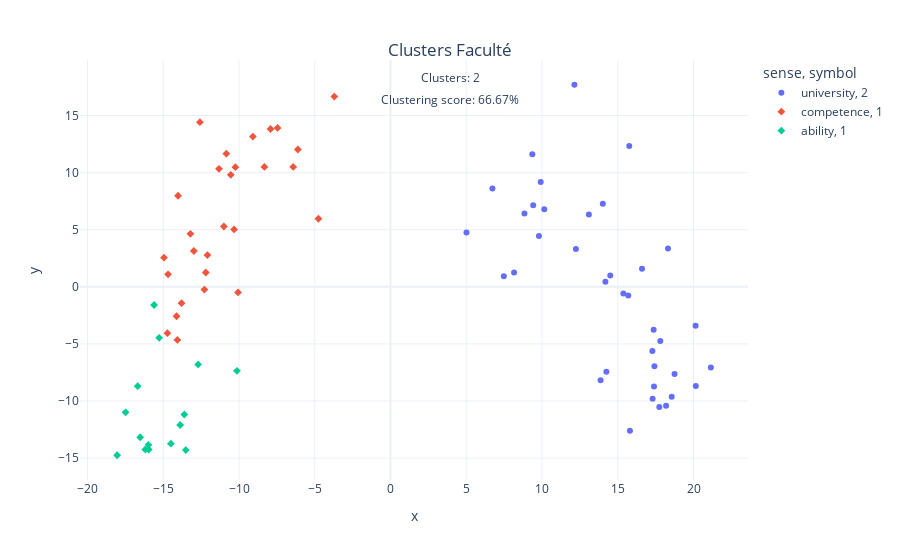

Write notebook code for a chart like this one.
### Code cell
fig_2d_cluster = px.scatter(df_pca, x="x", y="y", color="sense", symbol=clusters,
                 hover_data='match',
                 template="plotly_white")
fig_2d_cluster.update_layout(
    title={
        'text': f"Clusters {Word}<br><sub>Clusters: {len(np.unique(clusters))}{(', Outliers removed' if points_removed else '')}</sub>"
        f"<sub><br>Clustering score: {percentage_weighted:.2f}%</sub>",
        'y':0.9,
        'x':0.5,
        'xanchor': 'center',
        'yanchor': 'top'})
fig_2d_cluster.show()

### Figure 1 — Plotly figure (JSON) as saved in the notebook; plotly's stock layout.template omitted (floating-point values rounded to 4 significant figures)
{"data": [{"customdata": [[" Le développeur d'Oracle Database et d'Application Express (APEX) à l'université avait déjà créé quelques applications spéciales à petite échelle pour la faculté qui avaient plu aux utilisateurs. "], [" Cette faculté met l'accent sur la conception et la technologie afin de résoudre des problèmes dans divers domaines allant du transport au matériel médical. "], [" Comme Pierre, étudiant en quatrième année de pharmacie filière industrie, quelque 90 élèves ont participé vendredi 15 avril aux premières rencontres entre étudiants et acteurs du monde socio-économique, organisées à La Timone par la faculté de pharmacie d'Aix-Marseille Université. "], [" Je rajoute enfin que j'ai un ami qui a suivi une toute autre filière (économique à la faculté ) et qui gère des équipes de développements depuis et bien il s'est mis à coder du coup pour être plus pertinent avec ses équipes 🙂 "], [" Salem aleykoum, Je suis un jeune étudiant maghrébin à la faculté dans mon pays. "], [" Docteur en médecine de l'Université de Lubumbashi en République Démocratique du Congo depuis septembre 2016, actuellement en formation pour l'obtention d'un diplôme interuniversitaire en drépanocytose organisée par la faculté de médecine de l'UNIKIN à Kinshasa (RDC) en collaboration avec l'ULB (Belgique) et l'Hôpital Henry MONDOR (France). "], [" Après des études secondaires au Lycée Janson de Sailly, il fréquente la faculté de droit. "], [" Actuellement diplomée de l'Université de Paris en faculté de sciences du langage, je suis spécialisée sur l'apprentissage de français langue étrangère. "], [" Diplômé de la faculté de médecine de Bordeaux, vous acceptez l'utilisation de cookies pour améliorer la qualité de votre visite, évoquant l'histoire d'un enfant atteint de malformation du visage. 2tilleul, la découverte d'une hyperuricémie isolée ne requiert en règle générale que de simples modifications diététiques. "], [" Pour la 1ère année de médecine, chaque faculté précisera très vite les dates en juin et les conditions d'organisation. "], ["Nos avocats font confiance aux étudiants du bureau, ils recherchent souvent leur opinion et sont heureux de profiter de leur savoir juridique fraîchement acquis à la faculté de droit."], ["Éclairages à partir de la question des poissons génétiquement modifiés \", Léo Coutellec est actuellement en post-doctorat à l'INSA de Lyon et à la faculté de philosophie de Lyon 3."], ["Elle enseigne depuis quinze ans le \" Civil Litigation Workshop \" à la faculté de droit de l'université McGill."], ["À moins d'avis contraire du Sénat, les modifications à un programme adoptées par le Sénat, le CPR ou le Conseil de faculté , le cas échéant, entrent en vigueur lors de la prochaine année universitaire, soit à compter du 1er mai suivant."], ["la recommandation du Conseil de la faculté responsable du programme, signée par la doyenne ou le doyen;"], ["La faculté est également le siège de la Société bourguignonne de philosophie et de la Société d'études kantiennes de langue française."], ["Ce document est un cours de faculté de médecine sur le sein."], ["Il est diplômé de la faculté d'architecture de l'Ecole Polytechnique de Milan."], ["Stefano Giovannoni est un designer d'origine italienne diplômé de la faculté d'architecture de Florence en 1978."], ["La personne représentant chaque faculté et chaque campus (dans le cas d'Edmundston et de Shippagan) s'intéresse à la pédagogie universitaire et elle assure le lien entre son unité et le SASE."], ["Epreuve de culture générale, de la faculté de médecine de Poitiers pour une spécialité en orthophonie."], ["Il favorise également la réalisation de thèses de doctorat en cotutelle entre les universités membres de l'IdA et la faculté de Sciences Humaines de l'Université Nationale."], ["Alec Couros, de la faculté d'Éducation de l'Université de Régina, nous offre un diaporama sur le sujet, à l'intention des parents."], ["Malheur à celui qui, dans sa classe, sa faculté , son lieu de travail ou encore dans la vie politique, se réclame ouvertement d'une religion : il commet un crime de lèse-laïcité."], ["Sony dispose d'une gamme répondant aux besoins de dictées vocales, de prise de notes ou encore pour l'enregistrement de cours à la faculté , cette gamme est plutôt destinée aux étudiants ou aux amateurs."], ["deux autres membres du corps professoral possédant une expertise dans le ou les domaines liés au projet de thèse, un membre pouvant provenir d'une autre faculté ."], ["Victime d'un accident du travail en 1976 il dirigera de 77 à 83 le centre de micro-informatique qu'il crée à la faculté des lettres d'Aix en Provence."], ["J'ai abandonné l'informatique, après avoir été le docteur Knock de la faculté des lettres, puis le sous-directeur du centre de calcul d'Aix-Marseille, grâce à l'aide de Robert Romanetti, mon sympathique directeur (qui dépendant de la fac des sciences de Marseille, les deux universités étant jumelées), avec qui nous avons fait quelques belles escalades, dans les calanques."], ["Mais construire dans une faculté des lettres équivaut à labourer dans un champ de cailloux."], ["Ce document est un cours de faculté de médecine de première année (PACES / PCEM1) intitulé \"Appareil génital masculin - histologie\"."], ["La première journée a été marquée par un rassemblement des enseignants tenu dans le grand amphithéâtre de la faculté des sciences juridiques et économiques."], ["Animé par Philippe Crevel, le Cercle bénéficie, pour réaliser ses travaux, de l'appui d'un Conseil scientifique composé de Robert Baconnier, ancien Directeur général des impôts et ancien Président de l'Association Nationale des Sociétés par Actions ; Jacques Barthélémy, Avocat conseil en droit social et ancien Professeur associé à la faculté de droit de Montpellier ; Philippe Brossard, Chef économiste d'AG2R LA MONDIALE ; Jean-Marie Colombani, Fondateur de Slate.fr et ancien Directeur du Monde et; Jean-Paul Fitoussi, Professeur des universités à l'IEP de Paris ; Jean-Pierre Gaillard, Journaliste et Chroniqueur boursier ; Christian Gollier, Directeur de la Fondation Jean-Jacques Laffont – Toulouse Sciences Économiques, membre du Laboratoire d'Économie des Ressources Naturelles (LERNA) et Directeur de recherche à l'Institut d'Économie Industrielle (IDEI) à Toulouse ; François Héran, Directeur de recherche à l'INED, ancien"], ["Former un comité composé d'au moins un membre de la faculté d'éducation (M.A.) et de trois membres (Ph."], ["Lauréat de la faculté de droit de Grenoble, boursier du Conseil des arts du Canada, il a publié à Montréal en 1971 sa thèse Le Droit d'auteur au..."], ["Pourquoi la jeunesse russe moderne entre en faculté de sciences naturelles?"], ["Étude de la \"réussite scientifique \" sur l'exemple des chercheurs de la faculté de physique de l'Université d'État de Moscou."], ["Le cas de la crise de la faculté de sociologie d'Université d'Etat de Moscou."]], "hovertemplate": "sense=university<br>symbol=2<br>x=%{x}<br>y=%{y}<br>match=%{customdata[0]}<extra></extra>", "legendgroup": "university, 2", "marker": {"color": "#636efa", "symbol": "circle"}, "mode": "markers", "name": "university, 2", "orientation": "v", "showlegend": true, "x": [9.362, 9.418, 17.74, 9.913, 7.48, 20.15, 15.8, 14.51, 18.75, 8.841, 13.87, 17.39, 18.19, 10.15, 12.14, 12.24, 14.01, 14.19, 17.3, 6.726, 18.56, 18.32, 17.37, 5.013, 8.157, 13.09, 17.42, 14.25, 9.797, 16.6, 17.81, 21.14, 15.37, 20.14, 15.76, 17.29, 15.69], "xaxis": "x", "y": [11.61, 7.14, -10.52, 9.172, 0.9155, -8.679, -12.59, 0.9976, -7.624, 6.424, -8.171, -8.73, -10.42, 6.784, 17.69, 3.31, 7.279, 0.4361, -9.809, 8.607, -9.633, 3.346, -3.751, 4.75, 1.246, 6.336, -6.959, -7.437, 4.452, 1.585, -4.75, -7.056, -0.5773, -3.419, 12.33, -5.615, -0.7535], "yaxis": "y", "type": "scatter"}, {"customdata": [[" Malgré nombre d'adeptes célèbres (Robert Monroe, Raymond Réant, Mircea Eliade... et même Hemingway !) soutenant l'authenticité de cette incroyable faculté apparemment universelle, la science n'en est pour l'instant qu'à vérifier un état modifié du rythme cérébral en étudiant l'influence de sons binauraux du type hemi-sync . "], [" Wolfgang Conti : Si vous lisez ce message, c'est que vous avez battu le Parasite qui gardait ce lieu, il s'agissait d'une copie de parasite qu'Auréole avait prévu d'utiliser dans le but de renforcer ses rangs, mais nous avons eu un problème et le parasite que nous avions créé à donner naissance à une nouvelle race de parasite, nous avions ainsi dû fuir les lieux... Puisque vous avez réussi à sauver ce laboratoire, vous n'avez qu'à prendre l'arme que nous avions créé, elle a les mêmes pouvoirs qu'une tentacule de parasite, c'est à dire la faculté de parasiter une patate... "], [" Cette faculté n'est pas innée, mais elle trouve ses racines dans l'enfance, et dans la relation que les parents entretiennent avec leur enfant. » J'ai recopié cette définition car elle m'est apparue extraordinaire dans la nature, c'est-à-dire en dehors du domaine de la psychologie. "], [" Entre par exemple une capacité à sauter plus haut, une faculté à mener des sprints plus longs, l'acquisition d'une invisibilité limitée ou le perfectionnement de ses capacités d'analyse logique, Adam Jensen doit en conséquence arbitrer. "], [" Si elle m'eût tenu bon, j'eusse assourdi tous mes amis de babil, les sujets éveillant cette telle quelle faculté que j'ai de les manier et employer, échauffant et attirant mes discours. "], [" Par ses roulades métaphoriques et ses ruades esthétiques, le cirque entretient à l'usage des autres âges une faculté que les nourrissons exercent d'emblée : l'étonnement du monde. "], [" En combinant philosophie grecque et théologie chrétienne, cette approche présente d'abord l'intérêt de faire émerger le libre arbitre comme une faculté à trouver le principe de ses actes à l'intérieur de soi (critère de spontanéité), alors même que l'individu, du fait même de la chute d'Adam, s'en est rendu incapable, enchevêtré qu'il est dans son environnement qui conditionne ainsi grandement ses actes. "], [" @ Yvonne, y'a de ça... et puis, ils ne font que jouer leur rôle dans la commédie sociale médiatique... la télé a cette faculté de mélanger réalité et fiction... l'une nourrit l'autre et réciproquement... résultat on ne sait plus ni rêver, ni exister... on patauge... "], ["La pensée n'est pas cette faculté éminemment raisonnable qu'on veut bien croire."], ["Par cette faculté , il s'est élevé au sommet de la chaîne alimentaire, le grand mammifère le plus répandu de la planète."], ["Seulement étudier ça demande une faculté d'assimilation pas évidente, faut arriver à garder son cerveau attentif et prêt a engranger pendant toute une journée, et même avec des pauses ou des changements d'atmosphère, arrive fatalement le moment où ça ne veut plus rentrer, où tout se mélange et où on se dit que si on essaye d'assimiler encore même juste quelques miettes de phrase, on va finir par tout vomir d'un coup!!"], ["Avec un seul mot, la révélation de Jésus actualise une relation qui bouleverse les sens, en tant que faculté de médiation de la connaissance."], ["Ainsi, la première des ressources est pour nous la créativité humaine, la faculté qu'a l'Homme de comprendre et de transformer le monde qui l'entoure."], ["Source : les éditions Anne Carrière On aimera cette faculté que Patrick Graham a (comme Stephen King) de nous faire peur avec des choses simples, presque terre à terre."], ["Il continue en précisant, \" au fil des années j'ai suivi l'évolution de CP Bourg avec un respect croissant, en observant sa faculté à développer et mettre sur le marché la gamme la plus complète de solutions de finition pour le numérique et l'offset."], ["Il va mettre à contribution notre logique et notre faculté à anticiper, à calculer."], ["Créateur d'avant garde, il est reconnu depuis longtemps pour sa faculté à intégrer plusieurs influences es..."], ["La rémanence d'une molécule est sa faculté à rester active longtemps dans un milieu."], ["Vous avez une faculté d'adaptation et vous êtes motivé pour... Il y a Plus de 30 jours sur Neuvoo"], ["Et en plus il avait cette faculté dingue à toujours avoir la peau brûlante, ce qui s'avérait fort utile quand on vivait à la forteresse d'Altgard."], ["Les animaux invertébrés sont souvent capables de reproduction asexuée mais cette faculté diminue fortement chez les vertébrés qui ne se reproduisent que par reproduction sexuée."], ["À distance, des répliques assez bluffantes, qui saisissent par leur faculté à faire image."], ["Voyez-vous, bien-aimés Coeurs de Lumière, l'Archange Michaël Présent avec Ceux qui l'entourent, a une faculté tout à fait particulière de vous donner la Force, la Puissance mais aussi la Persévérance de pouvoir réaliser la Perfection du Plan divin qui est le vôtre, qui est individuel mais aussi collectif, cosmique et même planétaire."], ["Dans le second sens où logos signifie raison, il est \"la faculté de raisonner, la raison l'intelligence, le bon sens, la raison intime d'une chose, le fondement, le motif, l'exercice de la raison, le compte-rendu d'une justification, l'opinion au sujet d'une chose à venir, la présomption, l'attente.\""], ["Nous sommes tous nés du chaos originel, tous enfants d'Eros, tous porteur de ce désir, de cette faculté qui par-delà l'amour, transgresse les morales monothéistes."], ["Mais sous ce travestissement de scène, se dissimule un moi pur et originaire, une conscience qui est pure attention à soi-même et faculté en perpétuelle attente d'étonnement, attention au hasard heureux toujours sur le point de survenir."], ["Le peintre, en cela plus proche de la source de la poésie que ne l'est le poète lui-même, travaille avec des images muettes, non avec des mots : \" Un peintre devrait toujours songer à peindre pour quelqu'un auquel manquerait la faculté du langage articulé... N'oublions point qu'une très belle chose nous rend muets d'admiration... \" (Degas, danse, dessin, \" Le langage des arts \", Gallimard, 1965, p. 207)."], ["Et Satan se glissa en cela. (...) Apres la création d'Eve, Dieu avait accordé à Adam une bénédiction porteuse d'une faculté permettant à l'homme de se reproduire dans la sainteté et la pureté cette bénédiction fut retirée à Adam à cause de l'usage qu'il fit du fruit défendu, car je vis le Seigneur passer derrière Adam lorsque celui-ci quitta sa colline pour rejoindre Eve et lui retirer quelque chose : et il me sembla que le Salut du monde devait sortir de ce que Dieu avait repris à Adam (...) Lorsqu'Adam et Eve eurent consomme le fruit, ils furent comme ivres, et leur consentement au péché provoqua de grands changements en eux."]], "hovertemplate": "sense=competence<br>symbol=1<br>x=%{x}<br>y=%{y}<br>match=%{customdata[0]}<extra></extra>", "legendgroup": "competence, 1", "marker": {"color": "#EF553B", "symbol": "diamond"}, "mode": "markers", "name": "competence, 1", "orientation": "v", "showlegend": true, "x": [-7.456, -14.95, -10.84, -13.79, -14.03, -11.0, -13.21, -12.58, -6.423, -7.919, -9.086, -4.759, -14.07, -11.32, -12.29, -10.07, -10.24, -14.12, -6.115, -12.98, -12.09, -10.33, -14.69, -14.73, -8.326, -3.711, -12.19, -10.54], "xaxis": "x", "y": [13.91, 2.556, 11.66, -1.432, 7.974, 5.28, 4.641, 14.42, 10.5, 13.82, 13.16, 5.962, -4.653, 10.34, -0.2415, -0.4943, 10.48, -2.578, 12.03, 3.137, 2.779, 5.025, 1.098, -4.055, 10.5, 16.66, 1.256, 9.812], "yaxis": "y", "type": "scatter"}, {"customdata": [[" L'État membre acheteur a la faculté de payer en droits de tirage spéciaux, sous réserve des dispositions de la section 4 de l'art. XIX, ou en la monnaie de l'État membre demandeur. "], [" La première Partida (24 titres et 516 lois) traite de la faculté de légiférer et de réglementer la vie religieuse. "], [" Toutefois, le redevable qui aurait consenti la même année un don supérieur à la limite légale (50.000 €) aura la faculté de bénéficier d'une réduction d'impôt sur le revenu au taux de 66 % (ou 75 %) sur le surplus et ce, dans la limite de 20% du revenu imposable, conformément à l'article 200 du CGI. "], [" Ainsi donc, outre le pouvoir d'ordre, c'est-à-dire la prêtrise, requis pour pouvoir être confesseur, il faut à celui-ci un pouvoir de juridiction, c'est-à-dire la faculté de confesser à lui concédée par le Souverain Pontife ou les Évêques. "], [" Le débirentier a la faculté de se faire remplacer par un assureur autorisé en lui versant la valeur de la rente qu'il doit. "], ["Elles ont la faculté d'utiliser les comptes 121 à 128, à leur convenance, pour dégager, par exemple, des soldes intermédiaires de gestion."], ["En cours d'exercice, les entités ont la faculté de comptabiliser tous les avances et acomptes visés ci-dessus dans le compte 4091 \"Fournisseurs - Avances et acomptes versés sur commandes\", mais en fin d'exercice, elles virent au compte 237 ou 238 les avances et acomptes concernant les commandes d'immobilisations."], ["Les entités ont la faculté de comptabiliser directement les frais accessoires d'achat payés à des tiers, par exemple les transports, les commissions et les assurances à l'un des comptes d'achats 601 à 607 et non aux comptes de charges par nature, lorsque ces charges peuvent être affectées de façon certaine à telle ou telle catégorie de marchandises ou d'approvisionnements."], ["Dès lors que vous rendez accessible votre contenu à d'autres utilisateurs (indistinctement ou par groupes), vous déclarez accepter que ceux-ci disposent à titre gratuit et à des fins exclusivement personnelles, de la faculté de visualiser votre contenu sur le site ou à partir du site, sur d'autres supports de communication électroniques (notamment les téléphones mobiles) et ce pendant toute la durée de l'hébergement de votre contenu sur le site."], ["L'accès libre n'est plus d'actualité, seul un rendez-vous vous donne la faculté de rencontrer votre inspecteur de quartier."], ["3° la faculté d'émettre un avis à destination du conseil d'administration et/ou du conseil rectoral concernant les orientations et objectifs fondamentaux de l'Université en matière d'enseignement, de recherche et de service à la société ;"], ["7° la faculté d'adresser au conseil d'administration des propositions ou des recommandations sur des questions stratégiques."], ["Lorsqu'il l'estime utile pour assurer la qualité des services offerts, le Prestataire aura la faculté d'interrompre l'accès au site web \" go-travaux.be .lu .eu \" pour en assurer la maintenance."], ["Le \"leasing\" ou \"crédit bail\" (en français) est une \"opération de location de biens mobiliers ou de biens immobiliers qui donne la faculté au locataire d'en acquérir totalement ou partiellement, moyennant une prime convenue à l'avance tenant compte, pour partie ou moins, des versements effectués à titre de loyers\"."], ["Une des premières conséquences visibles pour les consommateurs britanniques et européens concerne l'itinérance, soit la faculté d'utiliser le réseau d'un opérateur de téléphonie mobile à l'étranger."]], "hovertemplate": "sense=ability<br>symbol=1<br>x=%{x}<br>y=%{y}<br>match=%{customdata[0]}<extra></extra>", "legendgroup": "ability, 1", "marker": {"color": "#00cc96", "symbol": "diamond"}, "mode": "markers", "name": "ability, 1", "orientation": "v", "showlegend": true, "x": [-13.88, -10.14, -15.96, -13.61, -13.51, -18.04, -16.19, -16.52, -17.49, -12.7, -15.61, -16.69, -15.98, -14.5, -15.27], "xaxis": "x", "y": [-12.1, -7.353, -14.25, -11.18, -14.29, -14.75, -14.24, -13.17, -10.99, -6.795, -1.593, -8.701, -13.83, -13.74, -4.468], "yaxis": "y", "type": "scatter"}], "layout": {"xaxis": {"anchor": "y", "domain": [0.0, 1.0], "title": {"text": "x"}}, "yaxis": {"anchor": "x", "domain": [0.0, 1.0], "title": {"text": "y"}}, "legend": {"title": {"text": "sense, symbol"}, "tracegroupgap": 0}, "margin": {"t": 60}, "title": {"text": "Clusters Faculté<br><sub>Clusters: 2</sub><sub><br>Clustering score: 66.67%</sub>", "y": 0.9, "x": 0.5, "xanchor": "center", "yanchor": "top"}}}
